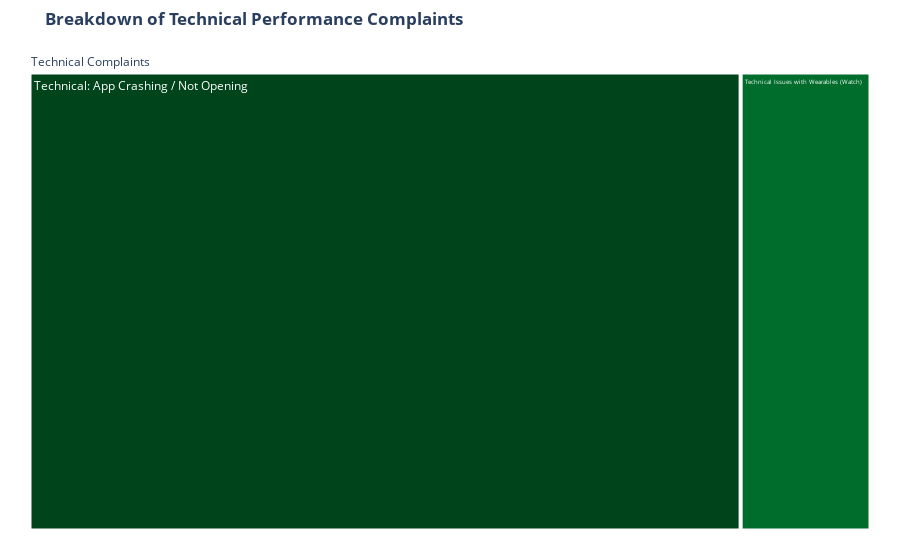

Notebook code for this chart:
### Markdown cell above
### Deep Dive 3: What Technical Problems Are Users Facing?

### Code cell
# Filter for the theme
technical_df = df_base[df_base["theme"] == "Technical Performance"]
# Get the breakdown
technical_breakdown = technical_df["topic_name"].value_counts().reset_index()
technical_breakdown.columns = ["Specific Complaint", "Review Count"]

# Visualize
fig_technical = px.treemap(
    technical_breakdown.head(10),
    path=[px.Constant("Technical Complaints"), "Specific Complaint"],
    values="Review Count",
    title="<b>Breakdown of Technical Performance Complaints</b>",
    color_discrete_sequence=px.colors.sequential.Greens_r,
)
fig_technical.update_layout(margin=dict(t=50, l=25, r=25, b=25))
fig_technical.show()

### Figure 1 — Plotly figure (JSON) as saved in the notebook; plotly's stock layout.template omitted (floating-point values rounded to 4 significant figures)
{"data": [{"branchvalues": "total", "domain": {"x": [0, 1], "y": [0, 1]}, "hovertemplate": "labels=%{label}<br>Review Count=%{value}<br>parent=%{parent}<br>id=%{id}<extra></extra>", "ids": ["Technical Complaints/Technical: App Crashing / Not Opening", "Technical Complaints/Technical Issues with Wearables (Watch)", "Technical Complaints"], "labels": ["Technical: App Crashing / Not Opening", "Technical Issues with Wearables (Watch)", "Technical Complaints"], "name": "", "parents": ["Technical Complaints", "Technical Complaints", ""], "type": "treemap", "values": [219.0, 40.0, 259.0]}], "layout": {"legend": {"tracegroupgap": 0}, "margin": {"b": 25, "l": 25, "r": 25, "t": 50}, "title": {"text": "<b>Breakdown of Technical Performance Complaints</b>"}, "treemapcolorway": ["rgb(0,68,27)", "rgb(0,109,44)", "rgb(35,139,69)", "rgb(65,171,93)", "rgb(116,196,118)", "rgb(161,217,155)", "rgb(199,233,192)", "rgb(229,245,224)", "rgb(247,252,245)"]}}
